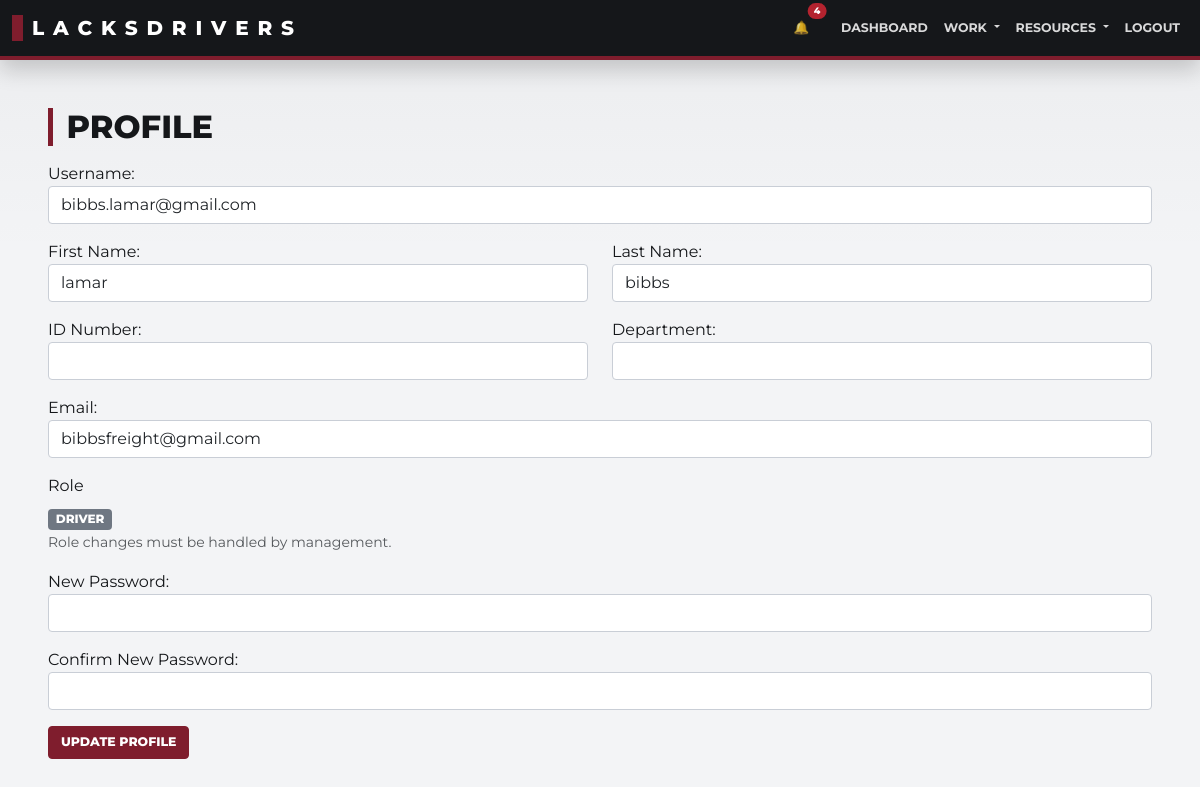
The page /profile (signed in) on the database its author committed.
### app/models/user.py (models this page shows, shortened)
class User(db.Model, UserMixin):
    __tablename__ = "user"
    id = db.Column(db.Integer, primary_key=True)
    username = db.Column(db.String(64), unique=True, nullable=False)
    email = db.Column(db.String(120), unique=True, nullable=False)
    password_hash = db.Column(db.String(128))
    role = db.Column(db.String(20), default="driver")  # "driver" or "management"
    first_name = db.Column(db.String(64), nullable=True)
    last_name = db.Column(db.String(64), nullable=True)
    employee_id = db.Column(db.String(32), nullable=True)
    department = db.Column(db.String(32), nullable=True)
    tasks = db.relationship(
        "Task",
        backref="assigned_user",
        lazy="dynamic",
        foreign_keys="Task.assigned_to",
    )
    driver_logs = db.relationship(
        "DriverLog",
        backref="driver",
        lazy="dynamic",
        foreign_keys="DriverLog.driver_id",
    )
    pretrips = db.relationship(
        "PreTrip",
        backref="driver",
        lazy="dynamic",
        foreign_keys="PreTrip.user_id",
    )
    chat_messages = db.relationship("ChatMessage", backref="user", lazy="dynamic")

### app/blueprints/driver/routes.py (the view, shortened to what this page needs)
@bp.route("/profile", methods=["GET", "POST"])
@login_required
def profile():
    form = ProfileForm(obj=current_user)
    return render_template("profile.html", profile_form=form)

### app/forms/user.py
class ProfileForm(FlaskForm):
    username = StringField("Username", validators=[DataRequired()])
    first_name = StringField("First Name")
    last_name = StringField("Last Name")
    employee_id = StringField("ID Number")
    department = StringField("Department")
    email = StringField("Email", validators=[DataRequired(), Email()])
    new_password = PasswordField("New Password")
    confirm_password = PasswordField(
        "Confirm New Password",
        validators=[EqualTo("new_password", message="Passwords must match.")],
    )
    submit = SubmitField("Update Profile")

### app/blueprints/auth/routes.py (called while the page is built)
@login_manager.user_loader
def load_user(user_id):
    return User.query.get(int(user_id))

### app/blueprints/driver/routes.py (called while the page is built)
@bp.before_request
def require_driver_role_for_driver_actions():
    endpoint = (request.endpoint or "").removeprefix("driver.")
    if endpoint not in DRIVER_ONLY_ENDPOINTS:
        return None
    if restore_role_user("driver"):
        return None
    flash("Driver credentials required.", "warning")
    return redirect(
        url_for("auth.login", next=_requested_url(), required_role="driver")
    )

### app/services/plant_addresses.py (called while the page is built)
def register_context_processors(app):
    @app.context_processor
    def inject_plant_addresses():
        return dict(PLANT_ADDRESSES=PLANT_ADDRESSES, PLANT_LABELS=PLANT_LABELS)

### app/services/role_session.py (called while the page is built)
def restore_role_user(required_role):
    return current_user.is_authenticated and current_user.role == required_role

### templates/profile.html (shortened to what this page needs)
{% extends "base.html" %}
{% block content %}
<div class="container fade-in" style="overflow-x: auto;">
  <h2 class="mt-4 mb-3">Profile</h2>
  <form method="POST" action="">
    <div class="mb-3">
      {{ profile_form.username.label }}:
      {{ profile_form.username(class="form-control") }}
    </div>
    <div class="row">
      <div class="col-md-6 mb-3">
        {{ profile_form.first_name.label }}:
        {{ profile_form.first_name(class="form-control") }}
      </div>
      <div class="col-md-6 mb-3">
        {{ profile_form.last_name.label }}:
        {{ profile_form.last_name(class="form-control") }}
      </div>
    </div>
    <div class="row">
      <div class="col-md-6 mb-3">
        {{ profile_form.employee_id.label }}:
        {{ profile_form.employee_id(class="form-control") }}
      </div>
      <div class="col-md-6 mb-3">
        {{ profile_form.department.label }}:
        {{ profile_form.department(class="form-control") }}
      </div>
    </div>
    <div class="mb-3">
      {{ profile_form.email.label }}:
      {{ profile_form.email(class="form-control") }}
    </div>
    <div class="mb-3">
      <label class="form-label">Role</label>
      <div><span class="badge bg-secondary text-uppercase">{{ current_user.role }}</span></div>
      <small class="text-muted">Role changes must be handled by management.</small>
    </div>
    <div class="mb-3">
      {{ profile_form.new_password.label }}:
      {{ profile_form.new_password(class="form-control") }}
    </div>
    <div class="mb-3">
      {{ profile_form.confirm_password.label }}:
      {{ profile_form.confirm_password(class="form-control") }}
    </div>
    {{ profile_form.submit(class="btn btn-primary hover-btn") }}
  </form>
</div>
{% endblock %}

### static/css/style.css (style rules this page uses)
:root { --ld-ink: #15171a; --ld-panel: #202328; --ld-panel-2: #2d3138; --ld-maroon: #7f1d2d; --ld-maroon-dark: #5c1320; --ld-steel: #6f7782; --ld-line: #d9dde3; --ld-paper: #ffffff; --ld-bg: #f3f4f6; --ld-muted: #6b7280; --ld-success: #237a4b; --ld-warning: #d89a1d; --ld-danger: #b4232f; --ld-info: #2d6f8f; --bs-primary: var(--ld-maroon); --bs-secondary: var(--ld-steel); --bs-danger: var(--ld-danger); --bs-success: var(--ld-success); --bs-warning: var(--ld-warning); --bs-info: var(--ld-info); --bs-dark: var(--ld-ink); }
html, body { background: var(--ld-bg) !important; color: var(--ld-ink); }
body { font-family: Montserrat, Arial, sans-serif; }
.container > h1, .container > h2, .container > h3, .card-header, .table thead th { text-transform: uppercase; }
.container > h1, .container > h2, .container > h3 { color: var(--ld-ink); font-weight: 800; border-left: 5px solid var(--ld-maroon); padding-left: 0.85rem; }
.btn { border-radius: 4px !important; font-weight: 750 !important; text-transform: uppercase; font-size: 0.78rem !important; }
.btn-primary, .btn-success { background: var(--ld-maroon) !important; border-color: var(--ld-maroon) !important; }
.badge { border-radius: 4px; font-weight: 800; text-transform: uppercase; }
.bg-secondary { background-color: var(--ld-steel) !important; }
.form-control, .form-select { border-radius: 4px !important; border-color: #c9ced6 !important; }
.fade-in { opacity: 0; animation: fadeInAnimation 0.22s forwards; }

### templates/base.html (style rules this page uses)
body { font-family: 'Montserrat', sans-serif; background-color: #f9f9f9; margin: 0; padding: 0; }
.hover-btn { transition: transform 0.2s ease, background-color 0.2s ease; }
.fade-in { opacity: 0; animation: fadeInAnimation 0.6s forwards; }
.btn, .dropdown-item { overflow-wrap: normal; word-break: normal; }
.d-flex, .row, [class*="col-"] { min-width: 0; }

### rows shown on the page
User: username "bibbs.lamar@gmail.com", first_name "lamar", last_name "bibbs", email "bibbsfreight@gmail.com", role "DRIVER"

### other values the page prints
{{ profile_form.username.label }} "Username"
{{ profile_form.first_name.label }} "First Name"
{{ profile_form.last_name.label }} "Last Name"
{{ profile_form.employee_id.label }} "ID Number"
{{ profile_form.department.label }} "Department"
{{ profile_form.email.label }} "Email"
{{ profile_form.new_password.label }} "New Password"
{{ profile_form.confirm_password.label }} "Confirm New Password"
